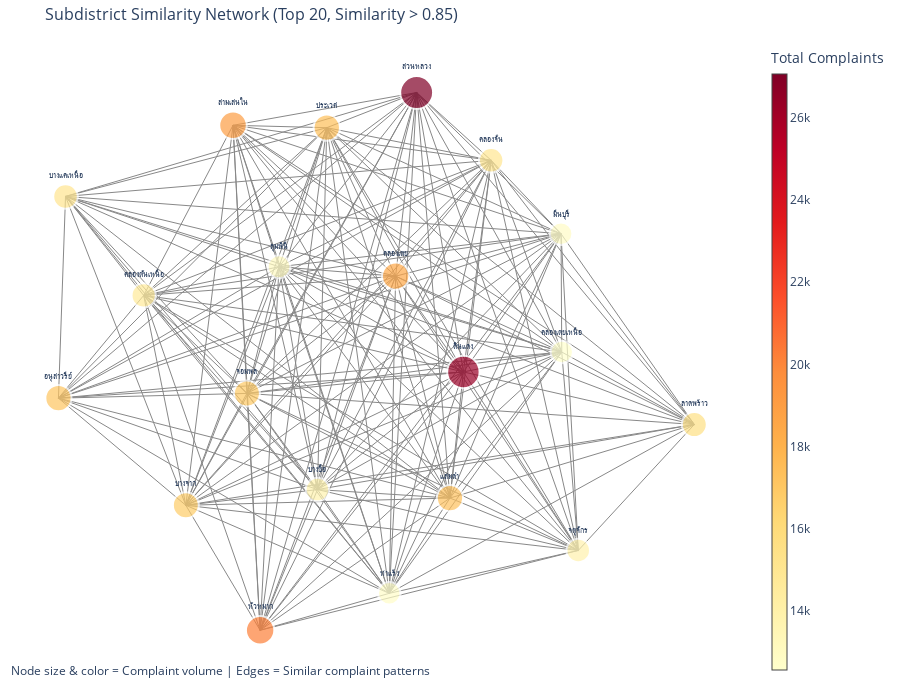

Notebook code cell kept with this figure:
### Markdown cell above
### Graph Visualization 5: Network Graph - Subdistrict Similarity by Complaint Patterns

### Code cell
import networkx as nx
from sklearn.metrics.pairwise import cosine_similarity

# Get top 20 subdistricts for network graph
top_20_subdistricts = subdistrict_totals.nlargest(20).index

# Create complaint profile for each subdistrict
subdistrict_profiles = daily_data[daily_data['subdistrict'].isin(top_20_subdistricts)].groupby('subdistrict')[target_cols].sum()

# Calculate cosine similarity between subdistricts
similarity_matrix = cosine_similarity(subdistrict_profiles)

# Create network graph
G = nx.Graph()

# Add nodes
for subdistrict in top_20_subdistricts:
    G.add_node(subdistrict, size=subdistrict_totals[subdistrict])

# Add edges based on similarity (threshold > 0.85)
threshold = 0.85
for i, sub1 in enumerate(top_20_subdistricts):
    for j, sub2 in enumerate(top_20_subdistricts):
        if i < j and similarity_matrix[i, j] > threshold:
            G.add_edge(sub1, sub2, weight=similarity_matrix[i, j])

# Create layout
pos = nx.spring_layout(G, k=2, iterations=50, seed=42)

# Prepare edge traces
edge_x = []
edge_y = []
edge_weights = []

for edge in G.edges(data=True):
    x0, y0 = pos[edge[0]]
    x1, y1 = pos[edge[1]]
    edge_x.extend([x0, x1, None])
    edge_y.extend([y0, y1, None])
    edge_weights.append(edge[2]['weight'])

edge_trace = go.Scatter(
    x=edge_x, y=edge_y,
    line=dict(width=1, color='#888'),
    hoverinfo='none',
    mode='lines'
)

# Prepare node traces
node_x = []
node_y = []
node_text = []
node_size = []

for node in G.nodes():
    x, y = pos[node]
    node_x.append(x)
    node_y.append(y)
    complaints = subdistrict_totals[node]
    node_text.append(f'{node}<br>Complaints: {complaints:.0f}<br>Connections: {G.degree(node)}')
    node_size.append(np.sqrt(complaints) / 5)

node_trace = go.Scatter(
    x=node_x, y=node_y,
    mode='markers+text',
    text=[node for node in G.nodes()],
    textposition="top center",
    textfont=dict(size=8),
    hoverinfo='text',
    hovertext=node_text,
    marker=dict(
        showscale=True,
        colorscale='YlOrRd',
        size=node_size,
        color=[subdistrict_totals[node] for node in G.nodes()],
        colorbar=dict(
            thickness=15,
            title='Total Complaints',
            xanchor='left'
        ),
        line=dict(width=2, color='white')
    )
)

# Create figure
fig = go.Figure(data=[edge_trace, node_trace],
             layout=go.Layout(
                title=dict(
                    text=f'Subdistrict Similarity Network (Top 20, Similarity > {threshold})',
                    font=dict(size=16)
                ),
                showlegend=False,
                hovermode='closest',
                margin=dict(b=20, l=5, r=5, t=40),
                annotations=[dict(
                    text="Node size & color = Complaint volume | Edges = Similar complaint patterns",
                    showarrow=False,
                    xref="paper", yref="paper",
                    x=0.005, y=-0.002
                )],
                xaxis=dict(showgrid=False, zeroline=False, showticklabels=False),
                yaxis=dict(showgrid=False, zeroline=False, showticklabels=False),
                height=700,
                template='plotly_white'
                )
            )

fig.show()

### Figure 1 — Plotly figure (JSON) as saved in the notebook; plotly's stock layout.template omitted (floating-point values rounded to 4 significant figures; data arrays with more than 128 entries replaced by an {"elided": "..."} marker saying what was removed)
{"data": [{"hoverinfo": "none", "line": {"color": "#888", "width": 1}, "mode": "lines", "type": "scatter", "x": {"elided": "540 float values"}, "y": {"elided": "540 float values"}}, {"hoverinfo": "text", "hovertext": ["สวนหลวง<br>Complaints: 27060<br>Connections: 19", "ดินแดง<br>Complaints: 26277<br>Connections: 19", "หัวหมาก<br>Complaints: 20177<br>Connections: 16", "สามเสนใน<br>Complaints: 18959<br>Connections: 17", "คลองเตย<br>Complaints: 18551<br>Connections: 19", "ประเวศ<br>Complaints: 17384<br>Connections: 19", "แสมดำ<br>Complaints: 17284<br>Connections: 19", "อนุสาวรีย์<br>Complaints: 17112<br>Connections: 15", "จอมพล<br>Complaints: 16912<br>Connections: 19", "บางจาก<br>Complaints: 16776<br>Connections: 19", "ลาดพร้าว<br>Complaints: 15573<br>Connections: 15", "บางแคเหนือ<br>Complaints: 15108<br>Connections: 15", "คลองจั่น<br>Complaints: 15010<br>Connections: 19", "คลองตันเหนือ<br>Complaints: 14669<br>Connections: 18", "จตุจักร<br>Complaints: 13835<br>Connections: 17", "บางซื่อ<br>Complaints: 13805<br>Connections: 19", "ลุมพินี<br>Complaints: 13029<br>Connections: 19", "มีนบุรี<br>Complaints: 12828<br>Connections: 19", "ท่าแร้ง<br>Complaints: 12752<br>Connections: 19", "คลองเตยเหนือ<br>Complaints: 12568<br>Connections: 19"], "marker": {"color": [27060, 26277, 20177, 18959, 18551, 17384, 17284, 17112, 16912, 16776, 15573, 15108, 15010, 14669, 13835, 13805, 13029, 12828, 12752, 12568], "colorbar": {"thickness": 15, "title": {"text": "Total Complaints"}, "xanchor": "left"}, "colorscale": [[0, "rgb(255,255,204)"], [0.125, "rgb(255,237,160)"], [0.25, "rgb(254,217,118)"], [0.375, "rgb(254,178,76)"], [0.5, "rgb(253,141,60)"], [0.625, "rgb(252,78,42)"], [0.75, "rgb(227,26,28)"], [0.875, "rgb(189,0,38)"], [1, "rgb(128,0,38)"]], "line": {"color": "white", "width": 2}, "showscale": true, "size": [32.9, 32.42, 28.41, 27.54, 27.24, 26.37, 26.29, 26.16, 26.01, 25.9, 24.96, 24.58, 24.5, 24.22, 23.52, 23.5, 22.83, 22.65, 22.58, 22.42]}, "mode": "markers+text", "text": ["สวนหลวง", "ดินแดง", "หัวหมาก", "สามเสนใน", "คลองเตย", "ประเวศ", "แสมดำ", "อนุสาวรีย์", "จอมพล", "บางจาก", "ลาดพร้าว", "บางแคเหนือ", "คลองจั่น", "คลองตันเหนือ", "จตุจักร", "บางซื่อ", "ลุมพินี", "มีนบุรี", "ท่าแร้ง", "คลองเตยเหนือ"], "textfont": {"size": 8}, "textposition": "top center", "type": "scatter", "x": [0.1795, 0.3176, -0.2831, -0.3631, 0.1173, -0.08609, 0.2779, -0.879, -0.3221, -0.5026, 1, -0.8581, 0.3997, -0.6272, 0.657, -0.1137, -0.2272, 0.6062, 0.09861, 0.6083], "y": [0.7172, -0.06394, -0.7862, 0.6257, 0.2039, 0.619, -0.4165, -0.1372, -0.124, -0.4368, -0.2109, 0.4268, 0.5277, 0.1499, -0.5631, -0.3928, 0.2301, 0.3225, -0.683, -0.00831]}], "layout": {"annotations": [{"showarrow": false, "text": "Node size & color = Complaint volume | Edges = Similar complaint patterns", "x": 0.005, "xref": "paper", "y": -0.002, "yref": "paper"}], "height": 700, "hovermode": "closest", "margin": {"b": 20, "l": 5, "r": 5, "t": 40}, "showlegend": false, "title": {"font": {"size": 16}, "text": "Subdistrict Similarity Network (Top 20, Similarity > 0.85)"}, "xaxis": {"showgrid": false, "showticklabels": false, "zeroline": false}, "yaxis": {"showgrid": false, "showticklabels": false, "zeroline": false}}}
